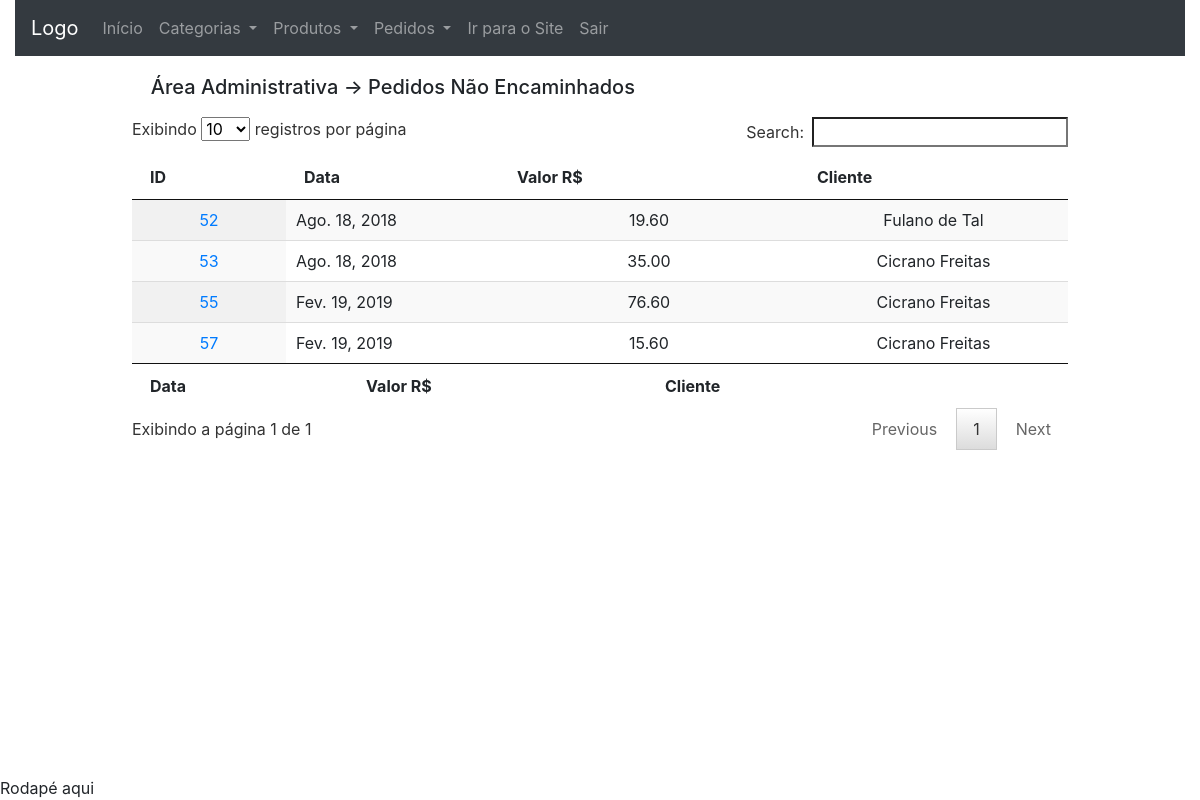
The page /area_administrativa/nao_encaminhados (signed in) on the database as committed earlier.
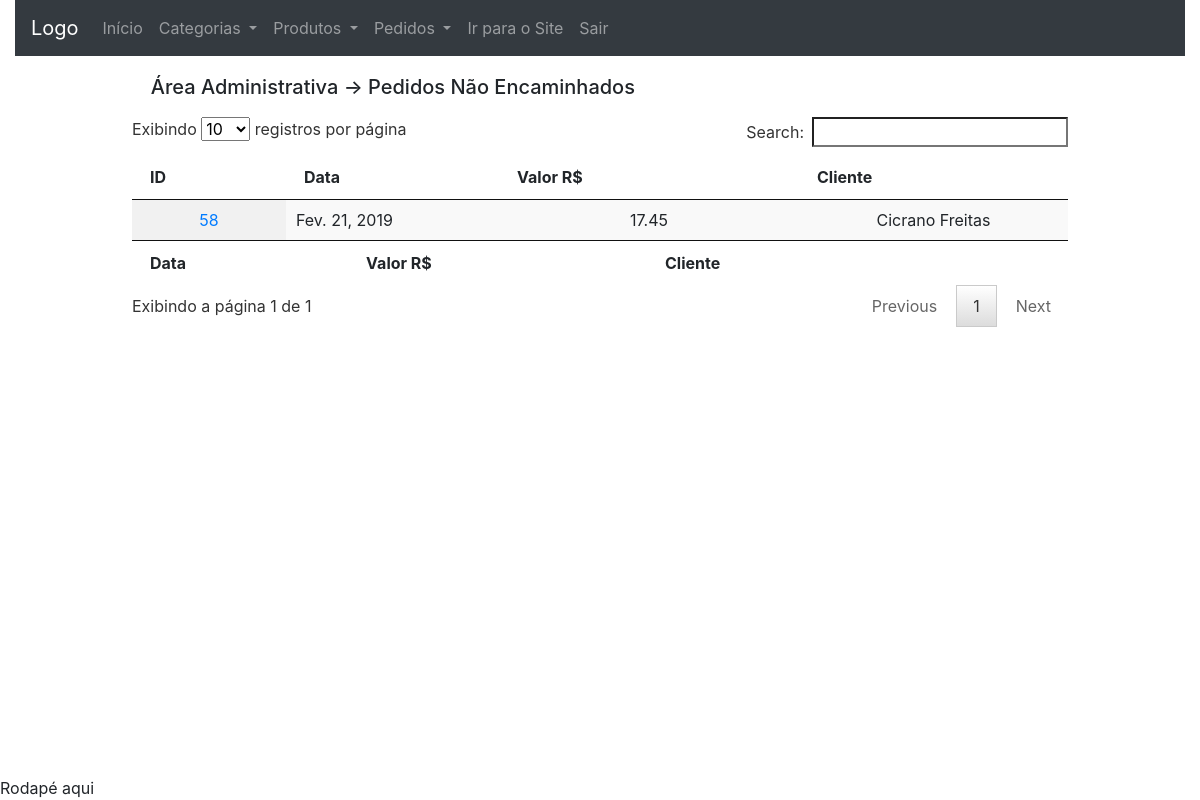
The same page on the database as committed later.
### checkout/models.py (models this page shows, shortened)
class Order(models.Model):
	date = models.DateField(default=date.today, editable=False)
	value = models.DecimalField('Valor R$', max_digits=10,
		decimal_places=2, default=0)
	user = models.ForeignKey(User, on_delete=models.CASCADE,
		null=True, blank=True)
	delivery_address_is_the_same = models.BooleanField(
		verbose_name='Entregar no endereço cadastrado',
		default=True,
		blank=True)
	logradouro = models.CharField('Rua/Avenida', max_length=100,
		null=True, blank=True, default='')
	numero = models.CharField('Número', max_length=100,
		null=True, blank=True, default='')
	cep = models.CharField('CEP', max_length=10, null=True,
		blank=True, default='')
	complemento = models.CharField('Complamento', max_length=100,
		null=True, blank=True, default='')
	bairro = models.CharField('Bairro', max_length=100, null=True,
		blank=True, default='')
	cidade = models.CharField('Cidade', max_length=100, null=True,
		blank=True, default='')
	estado = models.CharField('Estado', max_length=100, null=True,
		blank=True, default='')
	transaction_id = models.CharField('ID da transação', max_length=100,
		null=True, blank=True)
	status_order = models.CharField('Status do Pedido', max_length=10,
		choices=STATUS_ORDER, default='A')
	status_pg = models.CharField('Status PagSeguro', max_length=10,
		choices=STATUS_PAGSEGURO, null=True, blank=True)
	sended = models.BooleanField(
		verbose_name='Enviado',
		default=False,
		blank=True)
	forwarded = models.BooleanField(
		verbose_name='Encaminhado',
		default=False,
		blank=True)
	money = models.DecimalField('Dinheiro R$', max_digits=10,
		decimal_places=2, default=0)
	class Meta:
		verbose_name = 'Pedido'
		verbose_name_plural = 'Pedidos'
		ordering = ['date']
	objects = models.Manager() # The default manager.
	orderManager = OrderManager()

### accounts/models.py (models this page shows, shortened)
class User(AbstractBaseUser, PermissionsMixin):
	UF_CHOICES = (
    ('AC','Acre'), ('AL','Alagoas'), ('AP','Amapá'),
    ('AM','Amazonas'), ('BA','Bahia'), ('CE','Ceará'),
    ('DF','Distrito Federal'), ('ES','Espírito Santo'),
    ('GO','Goiás'), ('MA','Maranhão'), ('MT','Mato Grosso'),
    ('MS','Mato Grosso do Sul'), ('MG','Minas Gerais'),
    ('PA','Pará'), ('PB','Paraíba'), ('PR','Paraná'),
    ('PE','Pernambuco'), ('PI','Piauí'),
    ('RJ','Rio de Janeiro'), ('RN','Rio Grande do Norte'),
    ('RS','Rio Grande do Sul'), ('RO','Rondônia'),
    ('RR','Roraima'), ('SC','Santa Catarina'),
    ('SP','São Paulo'), ('SE','Sergipe'),
	('TO','Tacantins'), )
	username = models.CharField(
		'Login', max_length=30, unique=True, validators=[
			validators.RegexValidator(
				re.compile('^[\w.@+-]+$'),
				'Informe um nome de usuário válido. '
				'Este valor deve conter apenas letras, números '
				'e os caracteres: @/./+/-/_ .'
				, 'invalid'
			)
		], help_text='Um nome curto que será usado para identificá-lo de forma única na plataforma'
	)
	name = models.CharField('Nome', max_length=100, blank=True)
	email = models.EmailField('E-mail', unique=True)
	telefone = models.CharField('Telefone', max_length=20, null=True,
		blank=True)
	cpf = models.CharField('CPF', max_length=11, null=True, blank=True)
	logradouro = models.CharField('Rua/Avenida', max_length=100,
		null=True, blank=True)
	numero = models.CharField('Número', max_length=100,
		null=True, blank=True)
	cep = models.CharField('CEP', max_length=10, null=True, blank=True)
	complemento = models.TextField('Complamento', max_length=100,
		null=True, blank=True)
	bairro = models.CharField('Bairro', max_length=100, null=True, blank=True)
	cidade = models.CharField('Cidade', max_length=100, null=True, blank=True)
	estado = models.CharField('Estado', max_length=100, null=True, blank=True,
		choices=UF_CHOICES)
	is_staff = models.BooleanField('Equipe', default=False)
	is_active = models.BooleanField('Ativo', default=True)
	date_joined = models.DateTimeField('Data de Entrada', auto_now_add=True)
	USERNAME_FIELD = 'username'
	REQUIRED_FIELDS = ['email']
	objects = UserManager()
	class Meta:
		verbose_name = 'Usuário'
		verbose_name_plural = 'Usuários'
	def __str__(self):
		return self.name or self.username

### dashboard_admin/views.py (the view)
# urls.py: path('nao_encaminhados', views.no_forwarded, name='no_forwarded'),
@login_required
def no_forwarded(request):
	orders = Order.objects.filter(forwarded=False)
	context = {
		'orders': orders
	}
	return render(request, 'dashboard_admin/no_forwarded.html',
		context)

### dashboard_admin/templates/dashboard_admin/no_forwarded.html (shortened to what this page needs)
{% extends 'dashboard_admin/base.html' %}
{% load widget_tweaks %}
{% block conteudo %}
<div class="panel panel-default table-two-column panel-large">
	{% block dashboard_title %}
	<div class="panel-heading" style="margin: 2%;">
		<h5>Área Administrativa -> Pedidos Não Encaminhados </h5>
	</div>
	{% endblock %}
	<div class="panel-body">
		<table id="table" class="display" cellspacing="0"
		        width="100%">
		    <thead>
		      <tr>
		        <th>ID</th>
		        <th>Data</th>
		        <th>Valor R$</th>
		        <th>Cliente</th>
		      </tr>
		    </thead>
		    <tfoot>
		      <tr>
		        <th>Data</th>
		        <th>Valor R$</th>
		        <th>Cliente</th>
		      </tr>
		    </tfoot>
		    <tbody>
				{% for order in orders %}
				<tr>
					<td style="text-align: center;">
						<a href="{% url 'dashboard_admin:order_datail' order.id %}"
						title="Detalhes">
					  	{{ order.id }}
						</a>
					</td>
					<td>
						{{ order.date }}
					</td>
					<td style="text-align: center;">
						{{ order.value }}
					</td>
					<td style="text-align: center;">
						{{ order.user }}
					</td>
				</tr>
				{% endfor %}
		    </tbody>
		</table>
	</div>
</div>
{% endblock %}

Rows that differ between the two databases and show on the page:
removed Order: id "52", date "Ago. 18, 2018", value "19.60", user "Fulano de Tal"
removed Order: id "53", date "Ago. 18, 2018", value "35.00", user "Cicrano Freitas"
removed Order: id "55", date "Fev. 19, 2019", value "76.60", user "Cicrano Freitas"
removed Order: id "57", date "Fev. 19, 2019", value "15.60", user "Cicrano Freitas"
added Order: id "58", date "Fev. 21, 2019", value "17.45", user "Cicrano Freitas"
